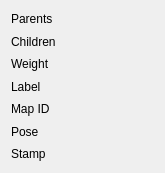
          <widget class="QWidget" name="scrollAreaWidgetContents">
           <property name="geometry">
            <rect>
             <x>0</x>
             <y>0</y>
             <width>165</width>
             <height>173</height>
            </rect>
           </property>
           <layout class="QGridLayout" name="gridLayout_2" columnstretch="0,1">
            <item row="0" column="1">
             <widget class="QLabel" name="label_parentsB">
              <property name="text">
               <string/>
              </property>
             </widget>
            </item>
            <item row="0" column="0">
             <widget class="QLabel" name="label_parentsA_4">
              <property name="text">
               <string>Parents</string>
              </property>
             </widget>
            </item>
            <item row="1" column="0">
             <widget class="QLabel" name="label_childrenA_3">
              <property name="text">
               <string>Children</string>
              </property>
             </widget>
            </item>
            <item row="1" column="1">
             <widget class="QLabel" name="label_childrenB">
              <property name="text">
               <string/>
              </property>
             </widget>
            </item>
            <item row="3" column="0">
             <widget class="QLabel" name="label_childrenA_5">
              <property name="text">
               <string>Label</string>
              </property>
             </widget>
            </item>
            <item row="3" column="1">
             <widget class="QLabel" name="label_labelB">
              <property name="text">
               <string/>
              </property>
             </widget>
            </item>
            <item row="6" column="0">
             <widget class="QLabel" name="label_childrenA_7">
              <property name="text">
               <string>Stamp</string>
              </property>
             </widget>
            </item>
            <item row="6" column="1">
             <widget class="QLabel" name="label_stampB">
              <property name="text">
               <string/>
              </property>
             </widget>
            </item>
            <item row="2" column="0">
             <widget class="QLabel" name="label_childrenA_9">
              <property name="text">
               <string>Weight</string>
              </property>
             </widget>
            </item>
            <item row="2" column="1">
             <widget class="QLabel" name="label_weightB">
              <property name="text">
               <string/>
              </property>
             </widget>
            </item>
            <item row="4" column="0">
             <widget class="QLabel" name="label_childrenA_11">
              <property name="text">
               <string>Map ID</string>
              </property>
             </widget>
            </item>
            <item row="4" column="1">
             <widget class="QLabel" name="label_mapB">
              <property name="text">
               <string/>
              </property>
             </widget>
            </item>
            <item row="5" column="0">
             <widget class="QLabel" name="label_childrenA_13">
              <property name="text">
               <string>Pose</string>
              </property>
             </widget>
            </item>
            <item row="5" column="1">
             <widget class="QLabel" name="label_poseB">
              <property name="text">
               <string/>
              </property>
             </widget>
            </item>
           </layout>
          </widget>
